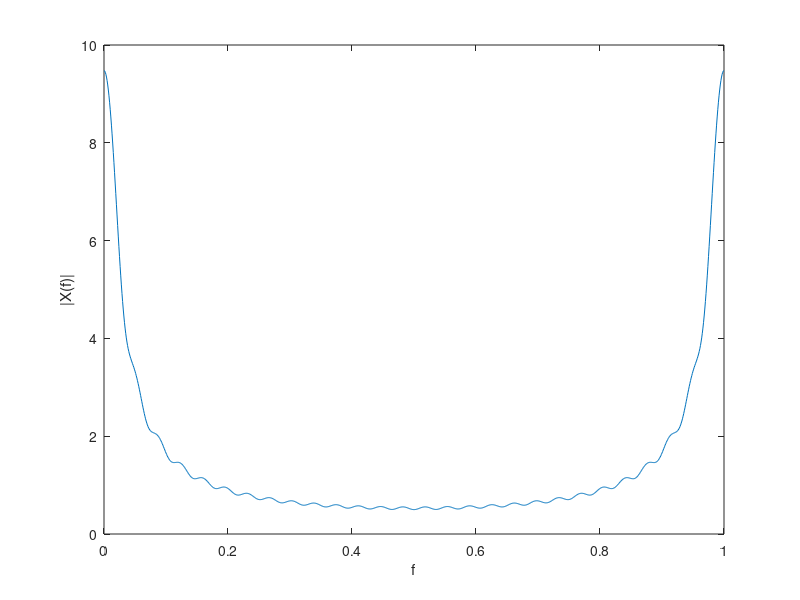

Source code (MATLAB):
close all

% Create an array of values between [0,1]:
f = 0 : 1/1000 : 1;

% Calculate X(f) for the given range:
N_x = 28;
X_f = (1-(0.9*exp(-j*2*pi*f)).^N_x)./(1-0.9*exp(-j*2*pi*f));
X_f = abs(X_f); % Magnitude response.

%Plot X(f):
plot(f,X_f);
xlabel('f');
ylabel('|X(f)|');
